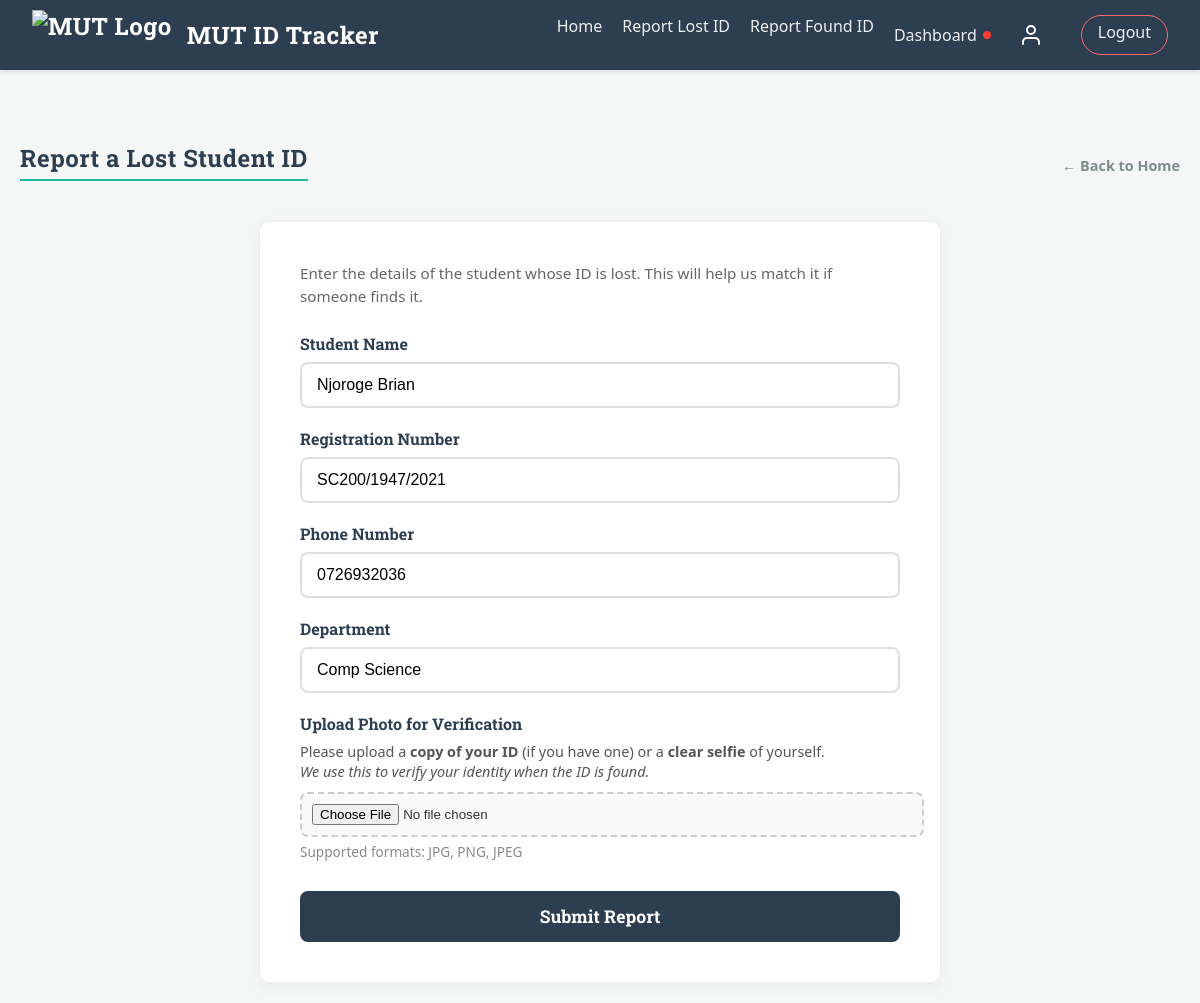
/lost (signed in), run on the app's committed database.
### tables this page shows
CREATE TABLE users (
            id INTEGER PRIMARY KEY AUTOINCREMENT,
            name TEXT NOT NULL,
            email TEXT UNIQUE NOT NULL,
            phone TEXT UNIQUE NOT NULL,
            reg_number TEXT UNIQUE NOT NULL,
            department TEXT NOT NULL,
            password_hash TEXT NOT NULL,
            role TEXT DEFAULT 'student',
            is_deleted BOOLEAN DEFAULT 0 
        );

### routes.py (the view, shortened to what this page needs)
@main_bp.route('/lost', methods=['GET', 'POST'])
@login_required
def lost():
    return render_template('lost.html')

### auth.py (called while the page is built)
def load_user(user_id):
    conn = get_db_connection()
    curr = conn.cursor()
    curr.execute("SELECT * FROM users WHERE id = ?", (user_id,))
    user = curr.fetchone()
    conn.close()
    if user:
        return User(id=user['id'],
                    name=user['name'],
                    email=user['email'],
                    role=user['role'],
                    reg_number=user['reg_number'],
                    department=user['department'],
                    phone=user['phone'])
    return None

### db.py (called while the page is built)
def get_db_connection():
    conn = sqlite3.connect('lostfound.db')
    conn.row_factory = sqlite3.Row
    return conn

### routes.py (called while the page is built)
@main_bp.app_context_processor
def inject_unread_claims():
    unread_count = 0
    if current_user.is_authenticated:
        conn = get_db_connection()
        result = conn.execute(
            'SELECT COUNT(*) FROM claims WHERE user_id = ? AND is_read = 0',
            (current_user.id,)
        ).fetchone()
        if result:
            unread_count = result[0]
        conn.close()
    return dict(unread_count=unread_count)

### templates/lost.html (shortened to what this page needs)
<!doctype html>
<html lang="en">
  <head>
    <link
      rel="stylesheet"
      href="{{ url_for('static', filename='style.css') }}"
    />
  </head>
  <body>
    {% include 'navbar.html' %}
    <div class="container">
      <div class="page-header">
        <h2>Report a Lost Student ID</h2>
        <a href="/" class="back-link">&larr; Back to Home</a>
      </div>
      <div class="form-card">
        <p class="form-instruction">
          Enter the details of the student whose ID is lost. This will help us
          match it if someone finds it.
        </p>
        <form action="/lost" method="POST" enctype="multipart/form-data">
          <div class="form-group">
            <label for="student_name">Student Name</label>
            <input
              type="text"
              id="student_name"
              name="student_name"
              value="{{ current_user.name }}"
              required
            />
          </div>
          <div class="form-group">
            <label for="reg_number">Registration Number</label>
            <input
              type="text"
              id="reg_number"
              name="reg_number"
              value="{{ current_user.reg_number }}"
              required
            />
          </div>
          <div class="form-group">
            <label for="phone_number">Phone Number</label>
            <input
              type="text"
              id="phone_number"
              name="phone_number"
              value="{{ current_user.phone }}"
              required
            />
          </div>
          <div class="form-group">
            <label for="department">Department</label>
            <input
              type="text"
              id="department"
              name="department"
              value="{{ current_user.department }}"
              required
            />
          </div>
          <div class="form-group">
            <label for="id_image">Upload Photo for Verification</label>
            <p
              style="
                font-size: 0.9rem;
                color: #555;
                margin-top: 0;
                margin-bottom: 10px;
                line-height: 1.4;
              "
            >
              Please upload a <strong>copy of your ID</strong> (if you have one)
              or a <strong>clear selfie</strong> of yourself. <br /><em
                >We use this to verify your identity when the ID is found.</em
              >
            </p>
            <input
              type="file"
              id="id_image"
              name="id_image"
              accept="image/*"
              class="file-input"
              required
            />
            <small style="color: #888">Supported formats: JPG, PNG, JPEG</small>
          </div>
          <button type="submit" class="submit-btn">Submit Report</button>
        </form>
      </div>
    </div>
  </body>
</html>

### static/style.css (style rules this page uses)
body { font-family: "Segoe UI", Tahoma, Geneva, Verdana, sans-serif; background-color: #f4f7f6; margin: 0; padding: 0; color: #333; padding-top: 80px; }
h1, h2, h3, h4, h5, h6 { font-family: "Roboto Slab", serif; font-weight: 700; letter-spacing: 0.5px; }
h2 { color: #2c3e50; border-bottom: 2px solid #1abc9c; display: inline-block; padding-bottom: 5px; margin-top: 2rem; }
p { color: #666; max-width: 600px; margin: 0 auto; }
.container { max-width: 1200px; margin: 0 auto; padding: 20px; }
.page-header { display: flex; justify-content: space-between; align-items: center; margin-bottom: 20px; padding-top: 10px; }
.back-link { text-decoration: none; color: #1393b9; font-weight: bold; font-size: 1rem; transition: color 0.3s; }
.form-card { background: white; max-width: 600px; margin: 0 auto; padding: 40px; border-radius: 10px; box-shadow: 0 4px 15px rgba(0, 0, 0, 0.05); border: 1px solid #eee; }
.form-instruction { margin-bottom: 25px; color: #666; font-size: 0.95rem; line-height: 1.5; }
.form-group { margin-bottom: 20px; }
.form-group label { display: block; margin-bottom: 8px; font-weight: bold; color: #2c3e50; font-family: "Roboto Slab", serif; }
.form-group input[type="text"], .form-group input[type="tel"], .form-group input[type="email"], .form-group input[type="password"] { width: 100%; padding: 12px 15px; font-size: 1rem; border: 2px solid #e0e0e0; border-radius: 8px; outline: none; box-sizing: border-box; transition: border-color 0.3s; }
.file-input { width: 100%; padding: 10px; background-color: #f9f9f9; border: 2px dashed #ccc; border-radius: 8px; cursor: pointer; }
.form-group small { display: block; margin-top: 5px; color: #888; font-size: 0.85rem; }
.submit-btn { width: 100%; padding: 14px; background-color: #2c3e50; color: white; font-size: 1.1rem; font-weight: bold; border: none; border-radius: 8px; cursor: pointer; font-family: "Roboto Slab", serif; transition: background-color 0.3s, transform 0.2s; margin-top: 10px; }
.back-link { display: block; margin-top: 20px; color: #7f8c8d; text-decoration: none; font-size: 0.9rem; transition: color 0.2s; }

### data on the page
users: student_name "Njoroge Brian", reg_number "SC200/1947/2021", phone_number "0726932036", department "Comp Science"
